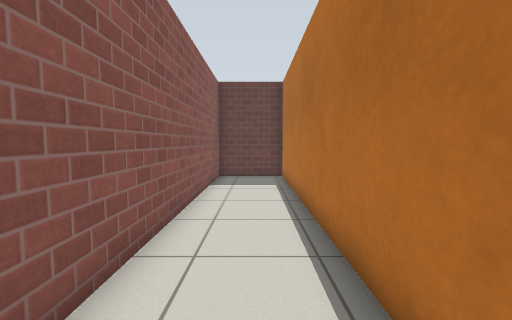
view 1 (above)

16 first-person views from a walk through a world built for the Gazebo simulator. The camera is 0.92 m above the floor, tilts 4° down and sees 90° across. Floor lines are 1 m apart. The floor is counted in squares, 0.5 m on a side. Each view is taken from the middle of a square. On the plan, view 1 faces up. The plan holds only what a view shows up to about 15 squares ahead; the rest is blank. Simple patterns stand in for the simulator's built-in surfaces.

view 2
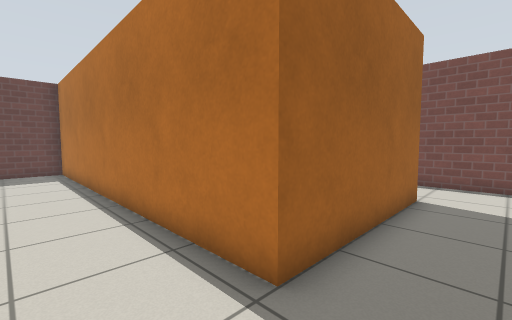

view 3
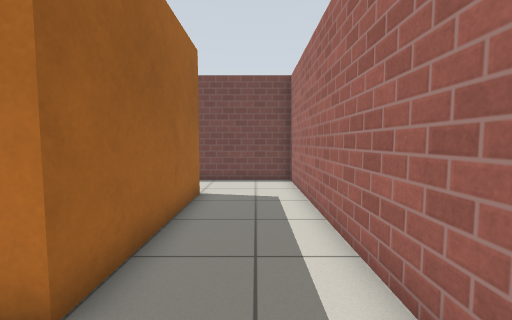

view 4
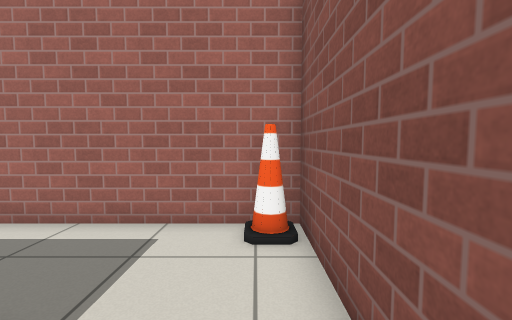

view 5
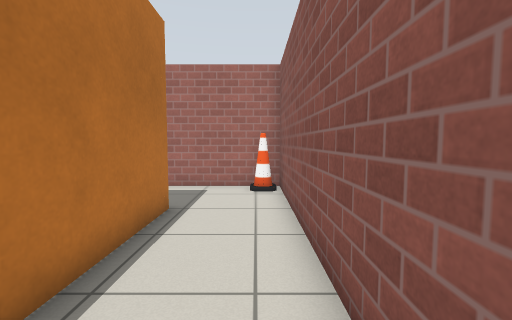

view 6
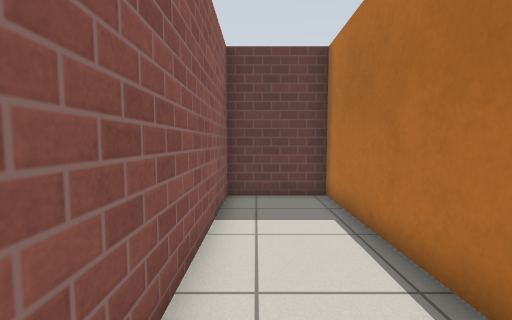

view 7
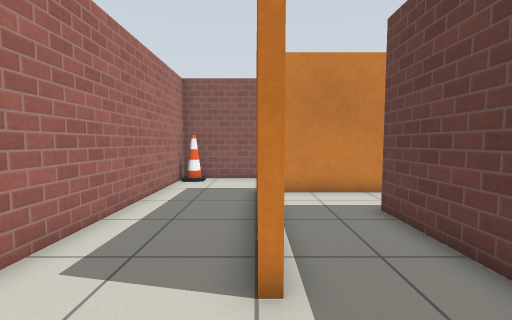

view 8
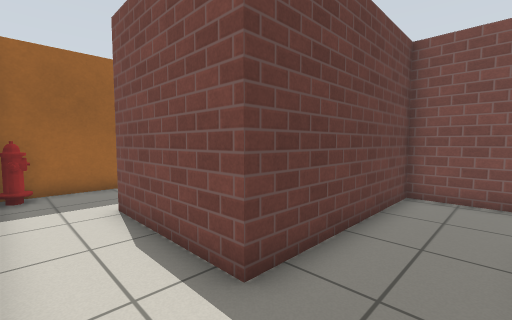

view 9
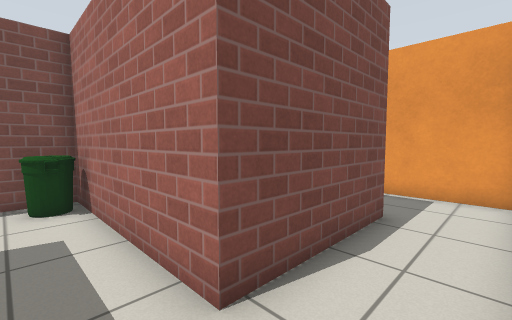

view 10
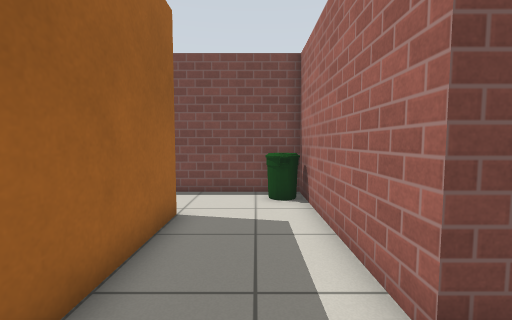

view 11
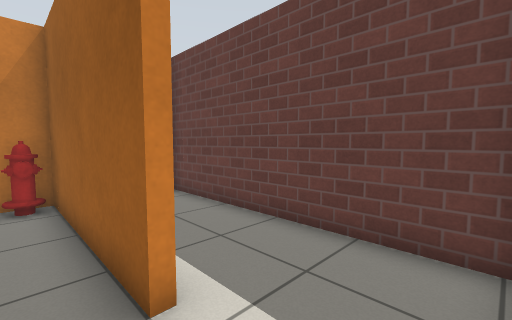

view 12
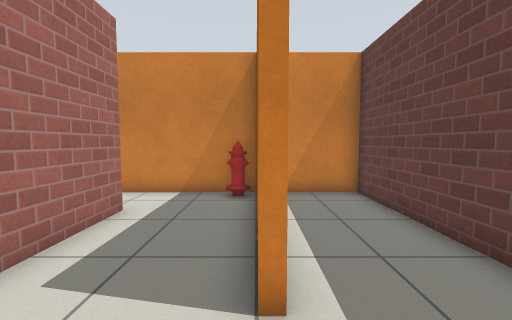

view 13
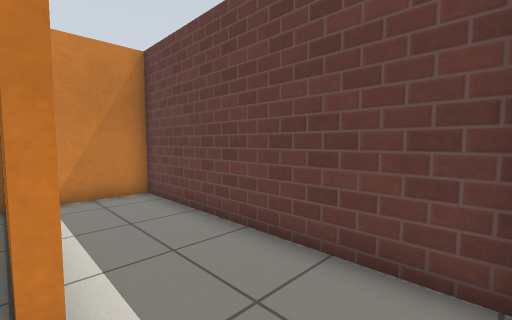

view 14
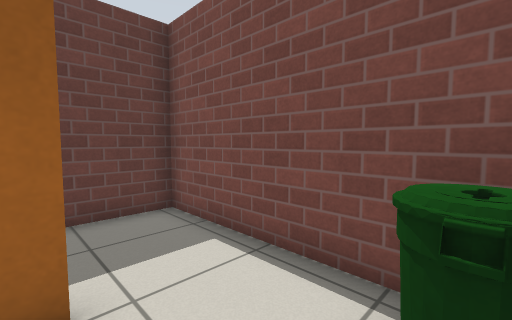

view 15
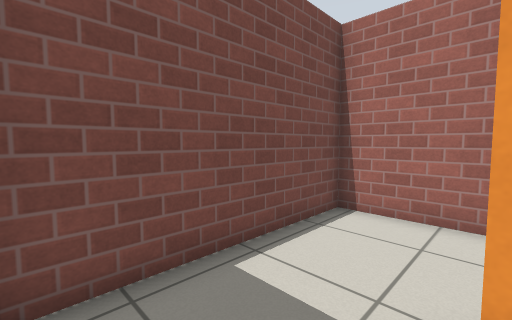

view 16
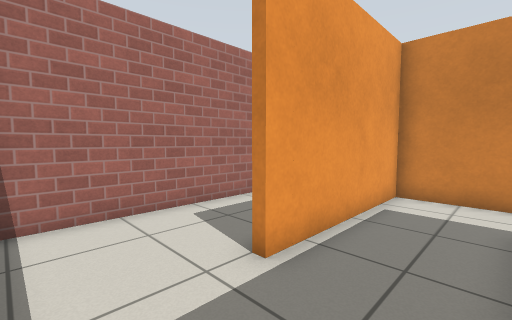

### Floor plan
Ten units are one square. View 1 is at (0, 0); x grows to the right and y downward. Boxes are objects, and circles mark ways between rooms. Rooms are numbered by the first view taken in them; rooms with no view inside come last. Other rooms are left out.
<svg viewBox="-25 -142 145 204">
<path fill="none" stroke="#000" d="M81 20 14 20 14 -137 -20 -137 -20 57 114 57 114 15M85 -100 17 -100 17 -50M17 -26 17 17 81 17M114 15 114 -14 42 -14 42 -64 114 -64 114 -105M114 -105 114 -137 17 -137 17 -111"/>
<rect x="-15" y="45" width="10" height="10" fill="#bbb"><title>cone</title></rect>
<rect x="15" y="-95" width="10" height="10" fill="#bbb"><title>fire hydrant</title></rect>
<rect x="95" y="-75" width="20" height="10" fill="#bbb"><title>bin</title></rect>
<circle cx="100" cy="20" r="3" fill="#2a7"/>
<circle cx="100" cy="-100" r="3" fill="#2a7"/>
<text x="0" y="0">1</text>
<text x="60" y="-70">2</text>
<text x="60" y="-120">3</text>
</svg>
Room 1 opens to room 2. Room 2 opens to room 3.

Where each view was taken, in squares from view 1:
view 1: 0 up, 0 right, facing up
view 2: 4 down, 1 left, facing up-right
view 3: 4 down, 1 left, facing right
view 4: 0 up, 1 left, facing down
view 5: 5 up, 1 left, facing down
view 6: 5 up, 1 left, facing up
view 7: 2 down, 11 right, facing left
view 8: 1 down, 2 right, facing up-right
view 9: 8 up, 2 right, facing down-right
view 10: 8 up, 2 right, facing right
view 11: 9 up, 11 right, facing up-left
view 12: 10 up, 11 right, facing left
view 13: 10 up, 11 right, facing up-left
view 14: 7 up, 8 right, facing up-right
view 15: 1 up, 8 right, facing down-right
view 16: 1 up, 11 right, facing down-left
